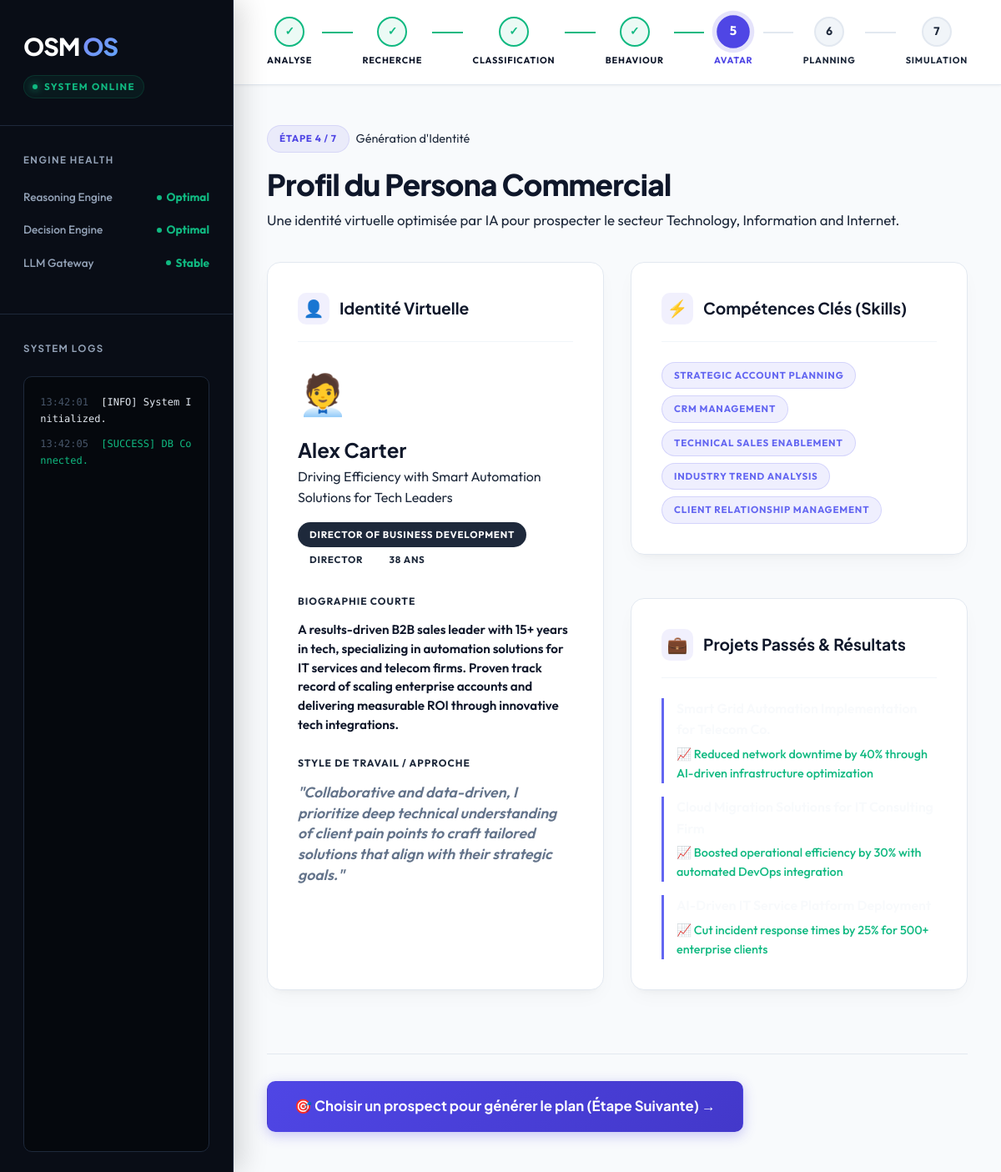
Screenshot of /persona/8 with the database file from the repository.
### osmos_app/models.py (models this page shows)
class Campaign(db.Model):
    __tablename__ = 'campaigns'
    id = Column(Integer, primary_key=True)
    company_name = Column(String(255))
    company_sector = Column(String(255))
    company_size = Column(String(255))
    company_description = Column(Text)
    linkedin_url = Column(String(500))
    value_proposition = Column(Text)
    created_at = Column(DateTime, default=datetime.datetime.utcnow)

class Persona(db.Model):
    __tablename__ = 'personas'
    id = Column(Integer, primary_key=True)
    campaign_id = Column(Integer, db.ForeignKey('campaigns.id'))
    virtual_sales_identity = Column(String(255))
    headline = Column(String(255))
    bio = Column(Text)
    persona_data = Column(Text) # Stores full JSON (role, age, skills, projects, etc.)

### osmos_app/app.py (the view)
@app.route('/persona/<int:campaign_id>', methods=['GET'])
def persona_view(campaign_id):
    campaign = Campaign.query.get_or_404(campaign_id)
    from models import Persona
    persona = Persona.query.filter_by(campaign_id=campaign_id).order_by(Persona.id.desc()).first()
    persona_dict = {}
    if persona and persona.persona_data:
        try:
            persona_dict = json.loads(persona.persona_data)
        except Exception:
            pass
    return render_template('persona.html', campaign=campaign, persona=persona, persona_dict=persona_dict, step=5)

### osmos_app/templates/persona.html (shortened to what this page needs)
{% extends "base.html" %}
{% block content %}
<div class="page-container fade-in">
  <div class="page-header">
    <div class="d-flex align-center gap-1 mb-2">
      <span class="badge badge-blue">Étape 4 / 7</span>
      <span class="text-muted text-sm">Génération d'Identité</span>
    </div>
    <h1 class="page-title">Profil du Persona Commercial</h1>
    <p class="page-subtitle">Une identité virtuelle optimisée par IA pour prospecter le secteur {{ campaign.company_sector }}.</p>
  </div>
  {% if persona_dict %}
  <div class="grid-2 mb-4">
    <div class="card">
      <div class="card-header">
        <div class="card-icon">👤</div>
        <span class="card-title">Identité Virtuelle</span>
      </div>
      <div class="mb-3 text-center">
        <div style="font-size: 3rem; margin-bottom: 10px;">🧑‍💼</div>
        <h2 style="margin: 0;">{{ persona_dict.full_name }}</h2>
        <div class="text-muted mb-2">{{ persona_dict.headline }}</div>
        <span class="badge badge-navy">{{ persona_dict.role }}</span>
        <span class="badge badge-outline">{{ persona_dict.seniority }}</span>
        <span class="badge badge-outline">{{ persona_dict.age }} ans</span>
      </div>
      <div class="info-item mb-3">
        <span class="info-label">Biographie Courte</span>
        <p class="info-value mt-1" style="line-height: 1.5; font-size: 0.95rem;">{{ persona_dict.bio }}</p>
      </div>
      <div class="info-item">
        <span class="info-label">Style de Travail / Approche</span>
        <p class="info-value mt-1" style="font-style: italic; color: #64748b;">"{{ persona_dict.work_style }}"</p>
      </div>
    </div>
    <div class="d-flex" style="flex-direction: column; gap: 1.5rem;">
      <div class="card">
        <div class="card-header">
          <div class="card-icon">⚡</div>
          <span class="card-title">Compétences Clés (Skills)</span>
        </div>
        <div class="d-flex" style="flex-wrap: wrap; gap: 0.5rem;">
          {% for skill in persona_dict.key_skills %}
            <span class="badge badge-blue" style="background: rgba(99, 102, 241, 0.1); color: #6366f1; border: 1px solid rgba(99, 102, 241, 0.2);">{{ skill }}</span>
          {% endfor %}
        </div>
      </div>
      <div class="card" style="flex: 1;">
        <div class="card-header">
          <div class="card-icon">💼</div>
          <span class="card-title">Projets Passés & Résultats</span>
        </div>
        <div class="d-flex" style="flex-direction: column; gap: 1rem;">
          {% for project in persona_dict.past_projects %}
          <div style="border-left: 3px solid #6366f1; padding-left: 15px;">
            <div style="font-weight: 600; color: #f8fafc; margin-bottom: 5px;">{{ project.title }}</div>
            <div style="color: #10b981; font-size: 0.9rem; font-weight: 500;">📈 {{ project.quantifiable_result }}</div>
          </div>
          {% endfor %}
        </div>
      </div>
    </div>
  </div>
  <div class="page-actions">
    <a href="{{ url_for('prospects', campaign_id=campaign.id) }}" class="btn btn-primary btn-lg">
      🎯 Choisir un prospect pour générer le plan (Étape Suivante) →
    </a>
  </div>
  {% else %}
  <div class="card text-center p-5">
    <h3 class="mb-2 text-red">Erreur de chargement</h3>
    <p class="text-muted">Impossible de lire les données du persona.</p>
    <a href="{{ url_for('prospects', campaign_id=campaign.id) }}" class="btn btn-primary mt-3">Recommencer</a>
  </div>
  {% endif %}
</div>
{% endblock %}

### osmos_app/static/style.css (style rules this page uses)
:root { --primary: #0F172A; --primary-light: #1E293B; --accent: #4F46E5; --accent-light: #818CF8; --accent-rgb: 79, 70, 229; --success: #10B981; --success-bg: rgba(16, 185, 129, 0.08); --warning: #F59E0B; --warning-bg: rgba(245, 158, 11, 0.08); --danger: #EF4444; --danger-bg: rgba(239, 68, 68, 0.08); --info-color: #3B82F6; --info-bg: rgba(59, 130, 246, 0.08); --bg: #F8FAFC; --surface: #FFFFFF; --surface-muted: #F1F5F9; --border: #E2E8F0; --border-light: #F1F5F9; --sidebar-bg: #090D16; --sidebar-text: #94A3B8; --sidebar-border: #1E293B; --font-headings: 'Plus Jakarta Sans', sans-serif; --font-body: 'Outfit', sans-serif; --font-mono: 'Fira Code', monospace; --radius: 16px; --radius-sm: 10px; --radius-lg: 24px; --shadow-sm: 0 1px 3px rgba(0,0,0,0.05); --shadow: 0 10px 25px -5px rgba(0, 0, 0, 0.04), 0 8px 10px -6px rgba(0, 0, 0, 0.04); --shadow-lg: 0 20px 40px -15px rgba(9, 13, 22, 0.08); --transition: all 0.3s cubic-bezier(0.4, 0, 0.2, 1); }
* { box-sizing: border-box; margin: 0; padding: 0; }
body { font-family: var(--font-body); background: var(--bg); color: var(--primary-light); overflow-x: hidden; line-height: 1.6; }
h1, h2, h3, h4, h5, h6 { font-family: var(--font-headings); font-weight: 700; color: var(--primary); }
.fade-in { animation: fadeIn 0.5s cubic-bezier(0.16, 1, 0.3, 1) forwards; }
.page-container { max-width: 900px; width: 100%; }
.page-header { margin-bottom: 2.25rem; }
.page-title { font-size: 2.2rem; font-weight: 800; letter-spacing: -0.75px; color: var(--primary); margin-bottom: 0.5rem; line-height: 1.25; }
.page-subtitle { color: var(--text-muted); font-size: 1.05rem; font-weight: 400; }
.text-sm { font-size: 0.9rem; }
.text-muted { color: var(--text-muted); }
.d-flex { display: flex; }
.align-center { align-items: center; }
.gap-1 { gap: 8px; }
.mb-2 { margin-bottom: 1rem; }
.mb-3 { margin-bottom: 1.5rem; }
.mt-1 { margin-top: 0.5rem; }
.card { background: var(--surface); border-radius: var(--radius); border: 1px solid var(--border); box-shadow: var(--shadow); padding: 2.25rem; margin-bottom: 1.75rem; position: relative; transition: var(--transition); }
.card-header { display: flex; align-items: center; gap: 12px; border-bottom: 1px solid var(--border-light); padding-bottom: 1.25rem; margin-bottom: 1.5rem; }
.card-title { font-family: var(--font-headings); font-size: 1.2rem; font-weight: 700; color: var(--primary); margin-bottom: 0; }
.card-icon { width: 38px; height: 38px; border-radius: var(--radius-sm); background: rgba(79, 70, 229, 0.08); color: var(--accent); display: flex; align-items: center; justify-content: center; font-size: 1.25rem; }
.badge { display: inline-flex; align-items: center; gap: 6px; padding: 6px 14px; border-radius: 20px; font-size: 0.72rem; font-weight: 700; text-transform: uppercase; letter-spacing: 0.8px; transition: var(--transition); }
.badge-blue { background: rgba(79, 70, 229, 0.08); color: var(--accent); border: 1px solid rgba(79, 70, 229, 0.12); }
.badge-navy { background: var(--primary-light); color: #fff; }
.btn { display: inline-flex; align-items: center; justify-content: center; gap: 8px; padding: 0.85rem 1.75rem; border-radius: var(--radius-sm); font-family: var(--font-headings); font-size: 0.95rem; font-weight: 700; cursor: pointer; border: 1px solid transparent; text-decoration: none; transition: var(--transition); }
.btn-primary { background: linear-gradient(135deg, var(--accent), #4338CA); color: #fff; box-shadow: 0 4px 15px rgba(79, 70, 229, 0.3); }
.btn-lg { padding: 1rem 2rem; font-size: 1.05rem; }
.grid-2 { display: grid; grid-template-columns: 1fr 1fr; gap: 2rem; }
.info-item { display: flex; flex-direction: column; gap: 6px; margin-bottom: 1.5rem; }
.info-label { font-size: 0.75rem; font-weight: 700; text-transform: uppercase; letter-spacing: 1px; color: var(--text-muted); }
.info-value { font-size: 1.1rem; font-weight: 600; color: var(--primary); line-height: 1.4; }
.page-actions { display: flex; justify-content: space-between; align-items: center; margin-top: 3rem; padding-top: 2rem; border-top: 1px solid var(--border); }

### rows the page displays
Campaign: company_sector "Technology, Information and Internet"
Persona: full_name "Alex Carter", headline "Driving Efficiency with Smart Automation Solutions for Tech Leaders", bio "A results-driven B2B sales leader with 15+ years in tech, specializing in automation solutions for IT services and telecom firms. Proven track record of scaling enterprise accounts and delivering measurable ROI through innovative tech integrations."

### other values shown
{{ s_name }} "ANALYSE" "RECHERCHE" "CLASSIFICATION" "BEHAVIOUR" "AVATAR" "PLANNING" "SIMULATION"
{{ s_num }} "5" "6" "7"
{{ persona_dict.role }} "DIRECTOR OF BUSINESS DEVELOPMENT"
{{ persona_dict.seniority }} "DIRECTOR"
{{ persona_dict.age }} "38"
{{ persona_dict.work_style }} "Collaborative and data-driven, I prioritize deep technical understanding of client pain points to craft tailored solutions that align with their strategic goals."
{{ skill }} "STRATEGIC ACCOUNT PLANNING" "CRM MANAGEMENT" "TECHNICAL SALES ENABLEMENT" "INDUSTRY TREND ANALYSIS" "CLIENT RELATIONSHIP MANAGEMENT"
{{ project.quantifiable_result }} "Reduced network downtime by 40% through AI-driven infrastructure optimization" "Boosted operational efficiency by 30% with automated DevOps integration" "Cut incident response times by 25% for 500+ enterprise clients"
